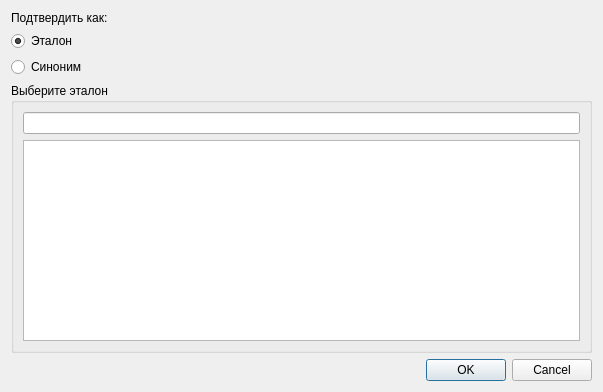
<?xml version="1.0" encoding="UTF-8"?>
<ui version="4.0">
    <class>ParameterConfirmationDialog</class>
    <widget class="QDialog" name="ParameterConfirmationDialog">
        <property name="geometry">
            <rect>
                <x>0</x>
                <y>0</y>
                <width>603</width>
                <height>392</height>
            </rect>
        </property>
        <property name="windowTitle">
            <string>Подтверждение параметров</string>
        </property>
        <layout class="QGridLayout" name="gridLayout">
            <item row="0" column="0">
                <layout class="QVBoxLayout" name="verticalLayout">
                    <item>
                        <widget class="QLabel" name="label_text">
                            <property name="text">
                                <string>Подтвердить как:</string>
                            </property>
                        </widget>
                    </item>
                    <item>
                        <widget class="QRadioButton" name="standard_radioButton">
                            <property name="text">
                                <string>Эталон</string>
                            </property>
                            <property name="checked">
                                <bool>true</bool>
                            </property>
                        </widget>
                    </item>
                    <item>
                        <widget class="QRadioButton" name="synonym_radioButton">
                            <property name="text">
                                <string>Синоним</string>
                            </property>
                        </widget>
                    </item>
                    <item>
                        <widget class="QGroupBox" name="groupBox">
                            <property name="title">
                                <string>Выберите эталон</string>
                            </property>
                            <layout class="QGridLayout" name="gridLayout_2">
                                <item row="0" column="0">
                                    <layout class="QVBoxLayout" name="verticalLayout_2">
                                        <item>
                                            <widget class="QLineEdit" name="lineEdit"/>
                                        </item>
                                        <item>
                                            <widget class="QTreeView" name="treeView"/>
                                        </item>
                                    </layout>
                                </item>
                            </layout>
                        </widget>
                    </item>
                    <item>
                        <widget class="QDialogButtonBox" name="buttonBox">
                            <property name="orientation">
                                <enum>Qt::Horizontal</enum>
                            </property>
                            <property name="standardButtons">
                                <set>QDialogButtonBox::Cancel|QDialogButtonBox::Ok</set>
                            </property>
                        </widget>
                    </item>
                </layout>
            </item>
        </layout>
    </widget>
    <resources/>
    <connections>
        <connection>
            <sender>buttonBox</sender>
            <signal>accepted()</signal>
            <receiver>ParameterConfirmationDialog</receiver>
            <slot>accept()</slot>
            <hints>
                <hint type="sourcelabel">
                    <x>248</x>
                    <y>254</y>
                </hint>
                <hint type="destinationlabel">
                    <x>157</x>
                    <y>274</y>
                </hint>
            </hints>
        </connection>
        <connection>
            <sender>buttonBox</sender>
            <signal>rejected()</signal>
            <receiver>ParameterConfirmationDialog</receiver>
            <slot>reject()</slot>
            <hints>
                <hint type="sourcelabel">
                    <x>316</x>
                    <y>260</y>
                </hint>
                <hint type="destinationlabel">
                    <x>286</x>
                    <y>274</y>
                </hint>
            </hints>
        </connection>
    </connections>
</ui>
